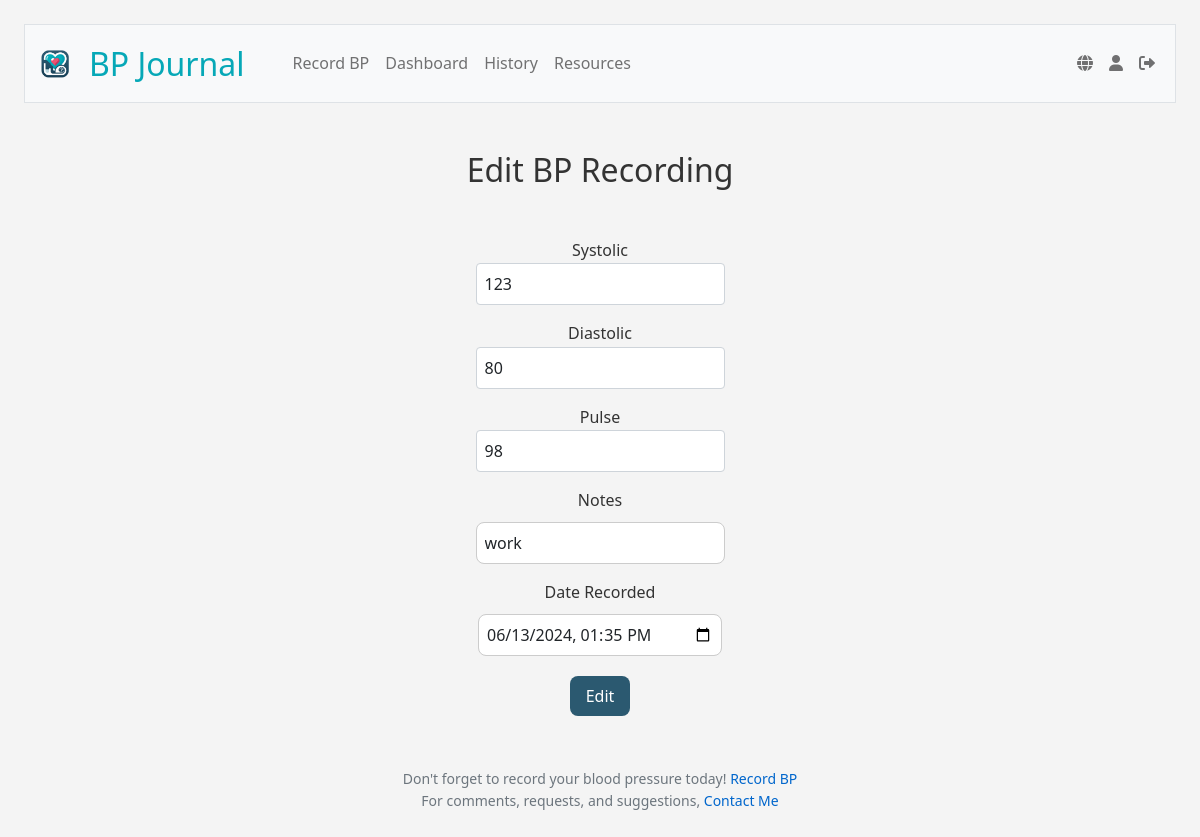
The page /edit/22 (signed in) on the database as committed earlier.
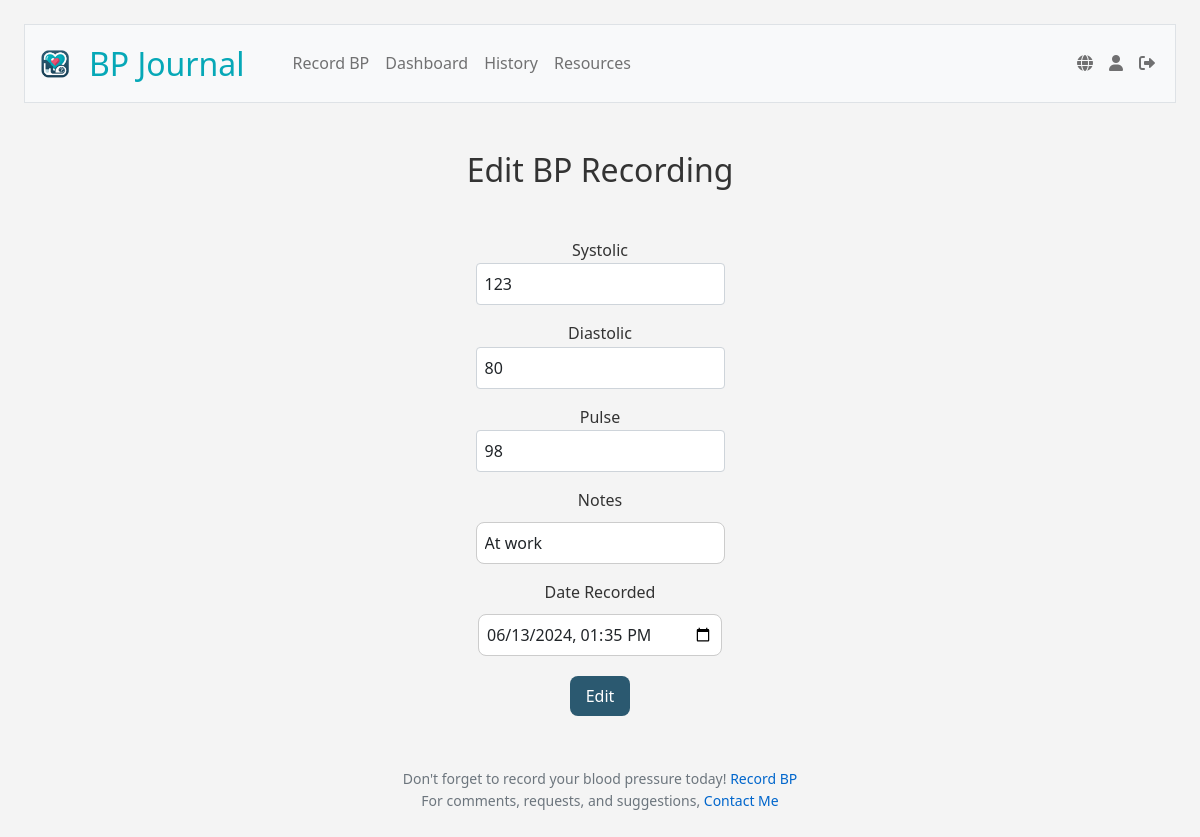
The same page on the database as committed later.
### tables this page shows
CREATE TABLE blood_pressure_readings (
id INTEGER PRIMARY KEY AUTOINCREMENT NOT NULL,
user_id INTEGER NOT NULL,
systolic INTEGER NOT NULL,
diastolic INTEGER NOT NULL,
pulse INTEGER,
reading_date DATETIME DEFAULT CURRENT_TIMESTAMP,
notes TEXT,
FOREIGN KEY (user_id) REFERENCES users (id));

### app.py (the view)
@app.route("/edit/<int:id>", methods=["GET", "POST"])
@login_required
def edit(id):
    record = db.execute("SELECT * FROM blood_pressure_readings WHERE id = ?", id)[0]
    data=g.language_data['edit']
    user_id = session["user_id"]
    user_timezone = db.execute("SELECT timezone FROM users WHERE id = ?", user_id)[0]['timezone']
    user_tz = pytz.timezone(user_timezone)
    if request.method == "POST":
        try:
            systolic = request.form['systolic']
            diastolic = request.form['diastolic']
            pulse = request.form['pulse']
            timestamp = request.form['timestamp']
            notes = request.form['notes']
            local_time = datetime.strptime(timestamp, '%Y-%m-%dT%H:%M')
            utc_time = user_tz.localize(local_time).astimezone(pytz.utc)
            utc_timestamp = utc_time.strftime('%Y-%m-%d %H:%M:%S')
            db.execute("""
                    UPDATE blood_pressure_readings
                    SET systolic = ?,
                    diastolic = ?,
                    pulse = ?,
                    reading_date = ?,
                    notes = ?
                    WHERE id = ?
            """, systolic, diastolic, pulse, utc_timestamp, notes, id)
            flash(data['editSuccess'], 'success')
            return redirect("/history")
        except Exception as e:
            flash(f"{data['editFail']} {e}", 'danger')
            return redirect(url_for('edit', id=id))
    else:
        utc_time = record["reading_date"]
        local_time = pytz.utc.localize(datetime.strptime(utc_time, '%Y-%m-%d %H:%M:%S')).astimezone(user_tz)
        record["reading_date"] = local_time.strftime('%Y-%m-%dT%H:%M')
    return render_template("edit.html", record=record, data=data)

### app.py (called while the page is built)
@app.before_request
def load_language_data():
    if 'language' not in session:
        session['language'] = 'en'
    user_lang = session['language']
    with open(f'languages/{user_lang}.json', 'r') as file:
        g.language_data = json.load(file)
    g.language_data['current_lang'] = user_lang

@app.after_request
def after_request(response):
    response.headers["Cache-Control"] = "no-cache, no-store, must-revalidate"
    response.headers["Expires"] = 0
    response.headers["Pragma"] = "no-cache"
    return response

@app.context_processor
def inject_layout_data():
    return dict(layout_data=g.language_data['layout'])

@app.context_processor
def inject_user_details():
    if 'user_id' in session:
        user_id = session['user_id']
        user_info = db.execute("SELECT username FROM users WHERE id = ?", user_id)
        if user_info:
            username = user_info[0]['username']
        else:
            username = None
    else:
        username = None
    return {'username': username}

### templates/edit.html (shortened to what this page needs)
{% extends "layout.html" %}
{% block main %}
<div class="container">
    <h2>{{ data.heading }}</h2>
    <form action="{{ url_for('edit', id=record.id)}}" method="POST">
        <div class="mb-3">
            <label for="systolic">{{ data.systolic }}</label>
            <input type="number" name="systolic" id="systolic" class="form-control mx-auto w-auto" value="{{ record.systolic }}" required>
        </div>
        <div class="mb-3">
            <label for="diastolic">{{ data.diastolic }}</label>
            <input type="number" name="diastolic" id="diastolic" class="form-control mx-auto w-auto" value="{{ record.diastolic }}" required>
        </div>
        <div class="mb-3">
            <label for="pulse">{{ data.pulse }}</label>
            <input type="number" name="pulse" id="pulse" class="form-control mx-auto w-auto" value="{{ record.pulse }}" required>
        </div>
        <div class="mb-3">
            <label for="notes">{{ data.notes }}</label>
            <input type="text" name="notes" id="notes" class="form-control mx-auto w-auto" value="{{ record.notes }}" required>
        </div>
        <div class="mb-3">
            <label for="timestamp">{{ data.dateRecorded }}</label>
            <input type="datetime-local" name="timestamp" id="timestamp" class="form-control mx-auto w-auto" value="{{ record.reading_date }}" required>
        </div>
        <button type="submit" class="btn btn-success submit-button">{{ data.editRecording }}</button>
    </form>
</div>
{% endblock %}

Rows that differ between the two databases and show on the page:
changed blood_pressure_readings: notes "work" → "At work"
